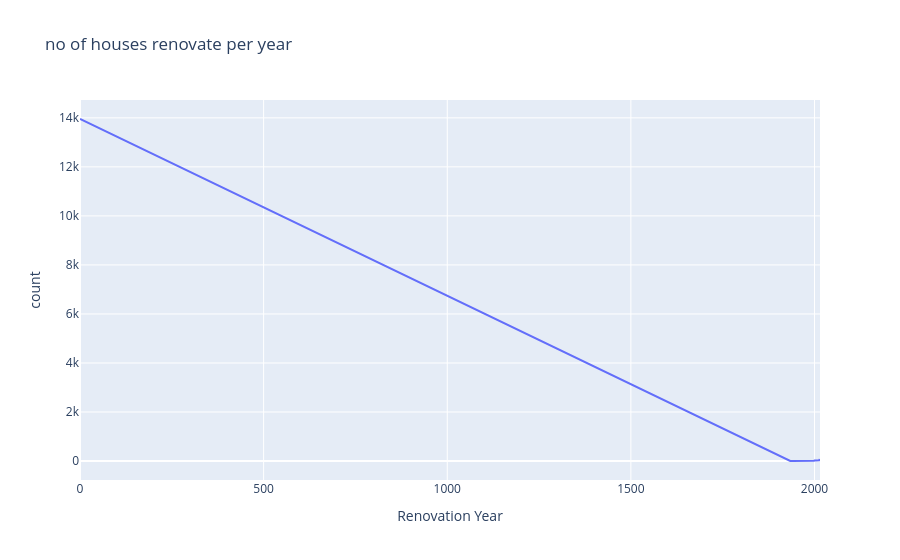

The notebook cell this image was saved under:
### Markdown cell above
#### We observed that more houses were built in 2000 compared to earlier years,showing a sharp spike in construction.

### Code cell
#To analyze the number of houses renovate per year to understand renovation trends over time
houses_built_year_count=df.groupby('Renovation Year')['id'].size().reset_index(name="count")
fig=px.line(houses_built_year_count,x="Renovation Year",y='count',title="no of houses renovate per year ")

fig.show()

### Figure 1 — Plotly figure (JSON) as saved in the notebook; plotly's stock layout.template omitted (floating-point values rounded to 4 significant figures)
{"data": [{"hovertemplate": "Renovation Year=%{x}<br>count=%{y}<extra></extra>", "legendgroup": "", "line": {"color": "#636efa", "dash": "solid"}, "marker": {"symbol": "circle"}, "mode": "lines", "name": "", "orientation": "v", "showlegend": false, "type": "scatter", "x": [0, 1934, 1940, 1944, 1945, 1946, 1948, 1953, 1954, 1955, 1956, 1957, 1958, 1959, 1960, 1962, 1963, 1964, 1965, 1967, 1968, 1969, 1970, 1971, 1972, 1973, 1974, 1975, 1976, 1977, 1978, 1979, 1980, 1981, 1982, 1983, 1984, 1985, 1986, 1987, 1988, 1989, 1990, 1991, 1992, 1993, 1994, 1995, 1996, 1997, 1998, 1999, 2000, 2001, 2002, 2003, 2004, 2005, 2006, 2007, 2008, 2009, 2010, 2011, 2012, 2013, 2014, 2015], "xaxis": "x", "y": [13953, 1, 2, 1, 2, 1, 1, 3, 1, 3, 2, 2, 5, 1, 2, 1, 2, 3, 3, 1, 6, 3, 7, 2, 2, 4, 2, 3, 2, 4, 4, 9, 9, 5, 10, 14, 9, 14, 14, 14, 13, 14, 18, 15, 15, 14, 12, 9, 9, 11, 15, 13, 22, 14, 17, 27, 19, 23, 22, 20, 10, 15, 13, 11, 9, 30, 76, 6], "yaxis": "y"}], "layout": {"autosize": true, "legend": {"tracegroupgap": 0}, "title": {"text": "no of houses renovate per year "}, "xaxis": {"anchor": "y", "autorange": true, "domain": [0, 1], "range": [0, 2015], "title": {"text": "Renovation Year"}, "type": "linear"}, "yaxis": {"anchor": "x", "autorange": true, "domain": [0, 1], "range": [-774.1, 14730.0], "title": {"text": "count"}, "type": "linear"}}}
